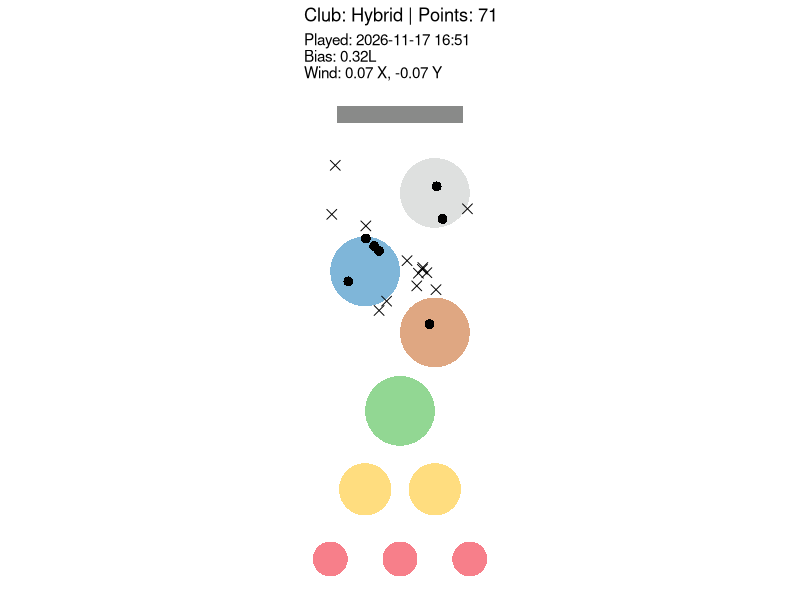

Generate this figure with R:
library(ggplot2)
library(ggforce)
library(dplyr)

set.seed(as.numeric(Sys.time()))

club_stats <- tribble(
  ~club,            ~mean, ~sd,  ~min, ~max,
  "Driver",          11,   1.2,   8,   14,
  "3 Wood",          10.5, 1.1,   8,   14,
  "Hybrid",           9.5, 1.0,   6,   12.5,
  "4 Iron",           9.0, 0.9,   8,   12.5,
  "6 Iron",           7.5, 0.8,   4.9, 11,
  "8 Iron",           6.5, 0.7,   4.8, 10,
  "PW",               3.5, 0.8,   0.5, 6
)

# === TARGETS ===
targets <- tribble(
  ~x, ~y, ~size, ~color,   ~name,     ~points,
   1, 1, 0.5, "red",    "red1",    1,
   3, 1, 0.5, "red",    "red2",    1,
   5, 1, 0.5, "red",    "red3",    1,
   2, 3, 0.75, "yellow","yellow1", 3,
   4, 3, 0.75, "yellow","yellow2", 3,
   3, 5.25, 1, "green", "green",   5,
   4, 7.5, 1, "brown",  "brown",   7,
   2, 9.25, 1, "blue",  "blue",    10,
   4, 11.5, 1, "white", "white",   12
)

colors <- c(
  red    = "#F00016",
  yellow = "#FFBB00",
  green  = "#27B028",
  brown  = "#BF5107",
  blue   = "#006EB4",
  white  = "#BDC1C0",
  trench = "#141615"
)

score_target <- function(x, y, targets) {
  # Check trench first
  if (x >= 1.2 && x <= 4.8 && y >= 13.5 && y <= 14) {
    return(5)
  }
  # Check circular targets
  for (i in seq_len(nrow(targets))) {
    dist <- sqrt((x - targets$x[i])^2 + (y - targets$y[i])^2)
    if (dist <= targets$size[i]) {
      return(targets$points[i])
    }
  }
  return(0)
}

simulate_hits <- function(club = NULL, n = 20, skill = 1) {
  if (is.null(club)) club <- sample(club_stats$club, 1)
  stats <- filter(club_stats, club == !!club)
  
  # player bias and wind
  player_bias <- runif(1, -0.5, 0.5)
  wind_x <- runif(1, -0.2, 0.2)
  wind_y <- runif(1, -0.2, 0.2)
  
  y <- rnorm(n, stats$mean, stats$sd * skill)
  y <- pmin(pmax(y, stats$min), stats$max)
  
  x <- rnorm(n, mean = 3 + player_bias, sd = (0.3 + 0.05 * y) * skill)
  x <- x + wind_x
  y <- y + wind_y
  
  df <- data.frame(x, y, club)
  attr(df, "player_bias") <- player_bias
  attr(df, "wind") <- c(wind_x, wind_y)
  return(df)
}

df <- simulate_hits(club = NULL, n = 20, skill = 1.2)
df$points <- mapply(score_target, df$x, df$y, MoreArgs = list(targets))

# Stats
hits <- sum(df$points > 0)
misses <- sum(df$points == 0)
total_points <- sum(df$points)
club_used <- unique(df$club)
player_bias <- attr(df, "player_bias")
wind <- attr(df, "wind")
hit_pct <- hits / nrow(df) * 100
avg_points <- mean(df$points)

played_label <- format(Sys.time(), "%Y-%m-%d %H:%M")

# Build subtitle with conditions
bias_val <- player_bias
bias_dir <- ifelse(bias_val < 0, "L", "R")
bias_text <- paste0(abs(round(bias_val, 2)), bias_dir)

conditions_text <- sprintf(
  "Played: %s\nBias: %s\nWind: %.2f X, %.2f Y",
  played_label, bias_text, wind[1], wind[2]
)

final_plot <- ggplot() +
  geom_circle(
    data = targets,
    aes(x0 = x, y0 = y, r = size, fill = color),
    color = NA, alpha = 0.5
  ) +
  scale_fill_manual(values = colors) +
  geom_rect(
    aes(xmin = 1.2, xmax = 4.8, ymin = 13.5, ymax = 14),
    fill = colors["trench"], alpha = 0.5
  ) +
  geom_point(
    data = df,
    aes(x, y, shape = points > 0),
    color = "black", size = 3
  ) +
  scale_shape_manual(values = c(`TRUE` = 16, `FALSE` = 4)) +
  coord_equal() +
  theme_void() +
  theme(
    panel.background = element_rect(fill = "white", color = NA),
    plot.background  = element_rect(fill = "white", color = NA)
  ) +
  labs(
    title = sprintf("Club: %s | Points: %d",
                    club_used, total_points),
    subtitle = conditions_text
  ) +
  theme(legend.position = "none")

ggsave("topgolf-sim.png", plot = final_plot, width = 8, height = 10, bg = "white")

# unlink("Rplots.pdf")

cat("=== Round Stats ===\n")
cat("Club: ", club_used, "\n")
cat("Hits: ", hits, "\n")
cat("Misses: ", misses, "\n")
cat("Total Points: ", total_points, "\n")
cat("Hit Percentage: ", round(hit_pct, 1), "%\n", sep = "")
cat("Average Points per Shot: ", round(avg_points, 1), "\n")
cat("Player Bias: ", round(player_bias, 2), "\n")
cat("Wind (x,y): ", paste(round(wind, 2), collapse = ", "), "\n")
